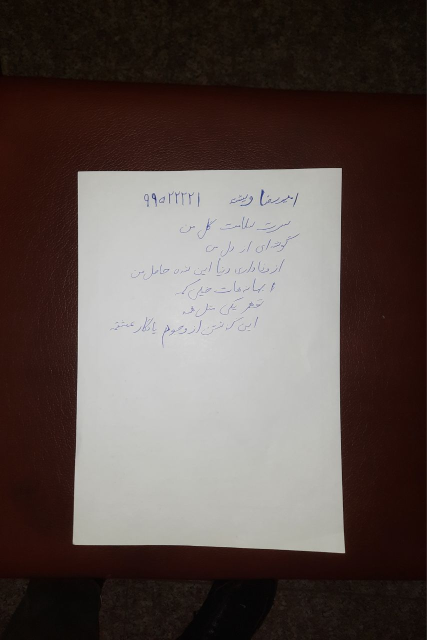
#> input picture HW3/images/Q4/mypicture.jpg, 854 x 1280 px (shown at 1/2 size)
$ jupyter execute 'Q4 copy.ipynb'
#> lines starting #> are read from the running program, lines starting #| are printed output that depends on the picture; after the words box and inside, x2 and y2 are one past the last pixel; in counts of white or black regions, pixels touching at a corner belong together
<h1>
<font color="#ff2e2e">
CamScanner
</font>
</h1>

[cell 1]
import cv2
import numpy as np
import matplotlib.pyplot as plt
import os

<h3><font color = "#079e05"> Utilities </font></h3>

[cell 2]
def imshow(im):
    width, height, *channels = im.shape
    if channels:
        # By default, OpenCV tends to work with images in the BGR format.
        # This is due to some outdated practices, but it has been left in the library.
        # We can iterate the channels in reverse order to get an RGB image.
        plt.imshow(im[:,:,::-1])
    else:
        plt.imshow(im, cmap='gray')
    plt.axis('off')

[cell 3]
def reorder(vertices):
    # OpenCV *prefers* if we use `np.float32`.
    reordered = np.zeros_like(vertices, dtype=np.float32)
    add = vertices.sum(1)
    reordered[0] = vertices[np.argmin(add)]
    reordered[2] = vertices[np.argmax(add)]
    diff = np.diff(vertices, axis=1)
    reordered[1] = vertices[np.argmin(diff)]
    reordered[3] = vertices[np.argmax(diff)]
    return reordered

<h3><font color = "#079e05"> Image </font></h3>

[cell 4]
im = cv2.imread("./images/Q4/mypicture.jpg",cv2.IMREAD_GRAYSCALE)
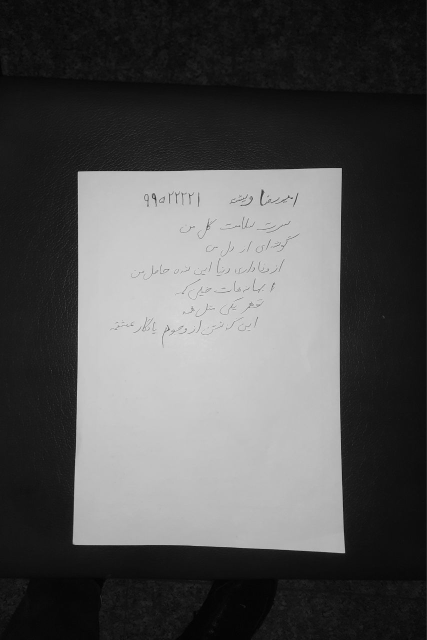
#> im: shape (1280, 854) (shown at 1/2 size); min 0, max 241, mean 83.6
imshow(im)

<h3><font color = "#079e05"> Process </font></h3>

[cell 5]
edited= cv2.GaussianBlur(im,(25,25),3)
plt.imshow(edited, cmap='gray')
plt.show()


edgeimage= cv2.Canny(edited,100,110)
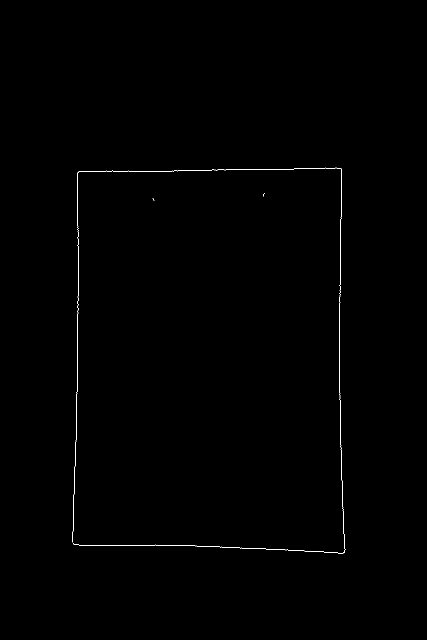
#> edgeimage: shape (1280, 854) (shown at 1/2 size); 0.24% white in thin lines or dots, all inside (x1, y1, x2, y2) = (145, 335, 691, 1107)
kernel=np.ones((9,9))
edgeimage=cv2.dilate(edgeimage,kernel)
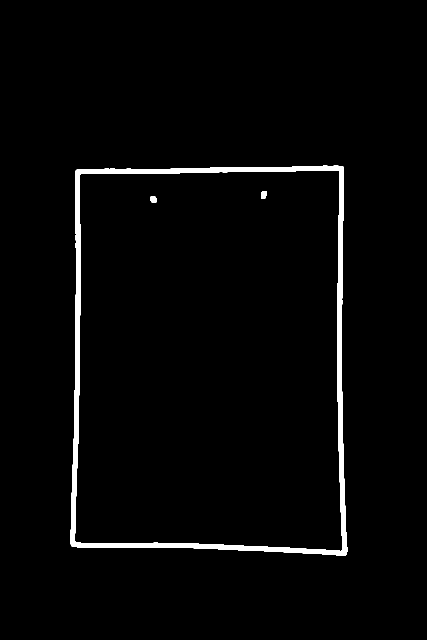
#> edgeimage: shape (1280, 854) (shown at 1/2 size); 2.2% white; 3 white regions
plt.imshow(edgeimage,cmap="gray")
plt.show()
# imshow(edgeimage)
contours,_=cv2.findContours(edgeimage,cv2.RETR_EXTERNAL,cv2.CHAIN_APPROX_SIMPLE)
#> contours = 1 contour; box (x1, y1, x2, y2) and area: (141, 331, 695, 1111) 409866

max_con = contours[0]
#> max_con = contour of 148 points, box (x1, y1, x2, y2) (141, 331, 695, 1111), area 409866
max_con_A = len(max_con)
#> max_con_A = 148
for cnt in contours:
    if len(cnt) > max_con_A:
        max_con_A = len(cnt)
        max_con = cnt
#> this loop made 1 pass
#> after the loop, max_con_A = 148

# print(max_con)
res = im.copy()
# [5 lines of commented-out code are left out]
epsilon = 0.01 * cv2.arcLength(
                            max_con, True)
#> epsilon = 26.43
approx = cv2.approxPolyDP(max_con, epsilon, True)
#> approx = [[685, 332], [151, 341], [143, 1092], [693, 1108]]

pts1 = np.float32([approx[0], approx[1], approx[2], approx[3]])
#> pts1 = [[685, 332], [151, 341], [143, 1092], [693, 1108]]
# print(approx[0],approx[1],approx[2],approx[3])
# print("---------")
width, height = 2400, 3500
pts2 = np.float32([[width, 0], [0, 0], [0, height], [width, height]])
M = cv2.getPerspectiveTransform(pts1, pts2)
#> M = [[4.75, 0.0506, -734.7], [0.0828, 4.91, -1687.3], [6.33e-05, 4.08e-05, 1]]
output_img = cv2.warpPerspective(res, M, (width, height))
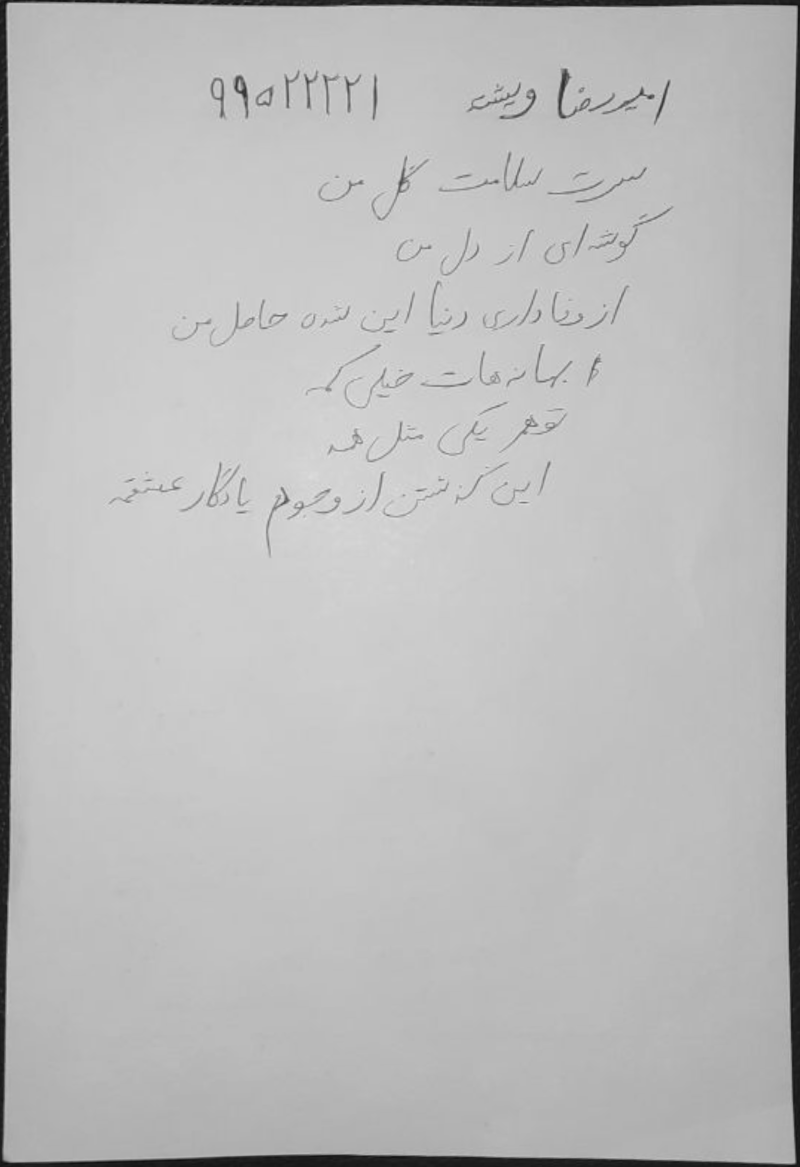
#> output_img: shape (3500, 2400) (shown at 1/3 size); min 5, max 238, mean 187.1
# #     x,y,w,h=cv2.boundingRect(approx)
# #     if w+h>p:
# #         p=w+h
# #         corner=approx
for point in approx:
    print(point)
    cv2.circle(res, tuple(point[0]), 5, (80, 0, 255), 5)
#> this loop made 4 passes
#| [[685 332]]
#| [[151 341]]
#| [[ 143 1092]]
#| [[ 693 1108]]
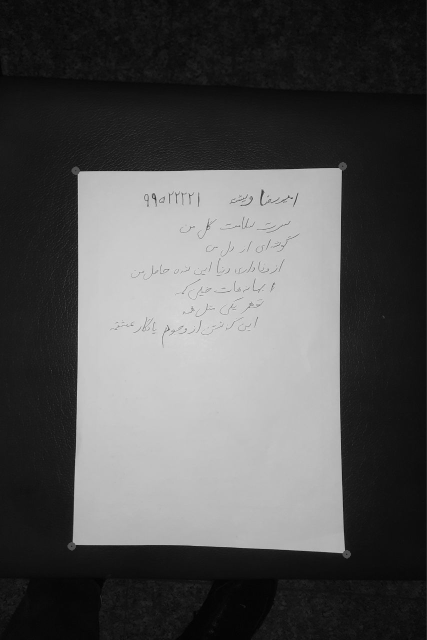
#> res: shape (1280, 854) (shown at 1/2 size); 0.08% of pixels changed, all inside (x1, y1, x2, y2) = (135, 324, 702, 1117)
# x,y,w,h=cv2.boundingRect(approx)
# cv2.drawContours(res, [approx], 0, (80, 255, 0), 5)
plt.imshow(res,cmap="gray")
# cv2.imshow('Transformed Image', output_img)
# cv2.waitKey(0)
# cv2.destroyAllWindows()
plt.show()

<h3><font color = "#079e05"> Show the result </font></h3>

[cell 6]
out=output_img.copy()
out = cv2.adaptiveThreshold(out ,255,cv2.ADAPTIVE_THRESH_GAUSSIAN_C, cv2.THRESH_BINARY,21,6)
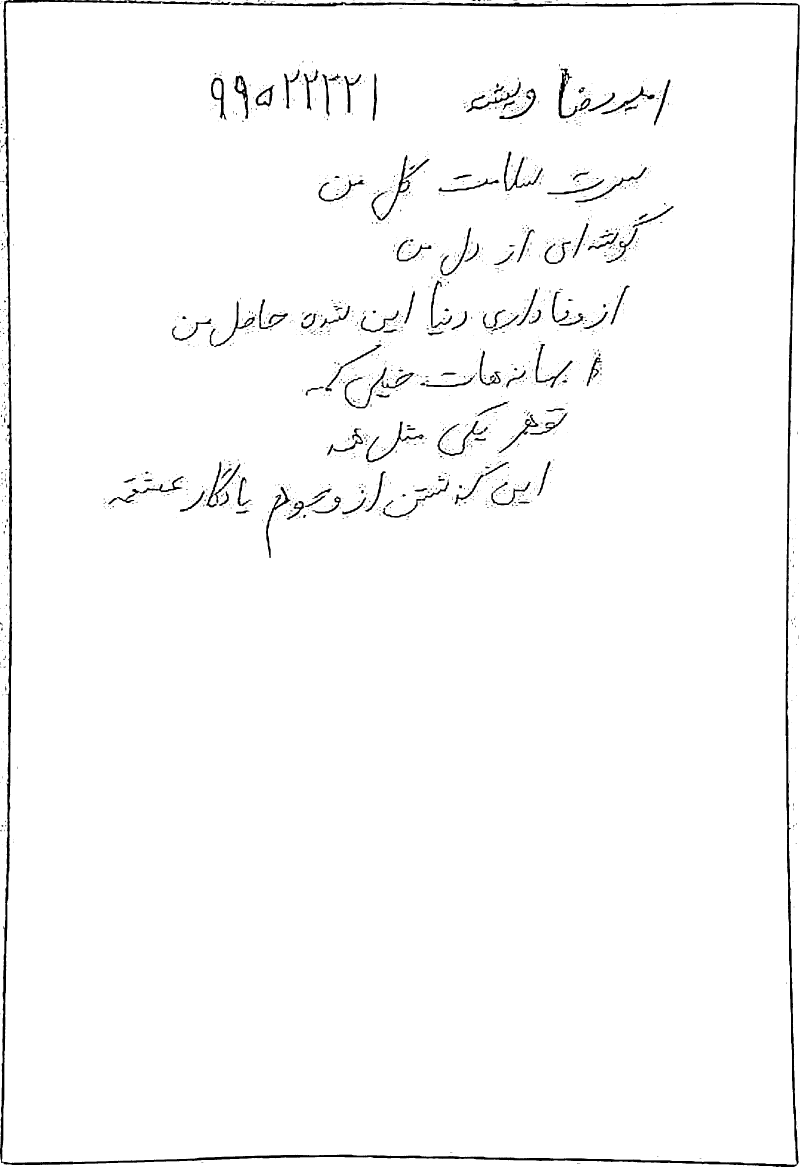
#> out: shape (3500, 2400) (shown at 1/3 size); 97.9% white; 1649 black regions (1455 under 20 px), largest, box (x1, y1, x2, y2) and area: (0, 0, 2399, 3500) 79287, (1675, 205, 1773, 356) 2606, (1114, 465, 1232, 662) 2284
imshow(out)
